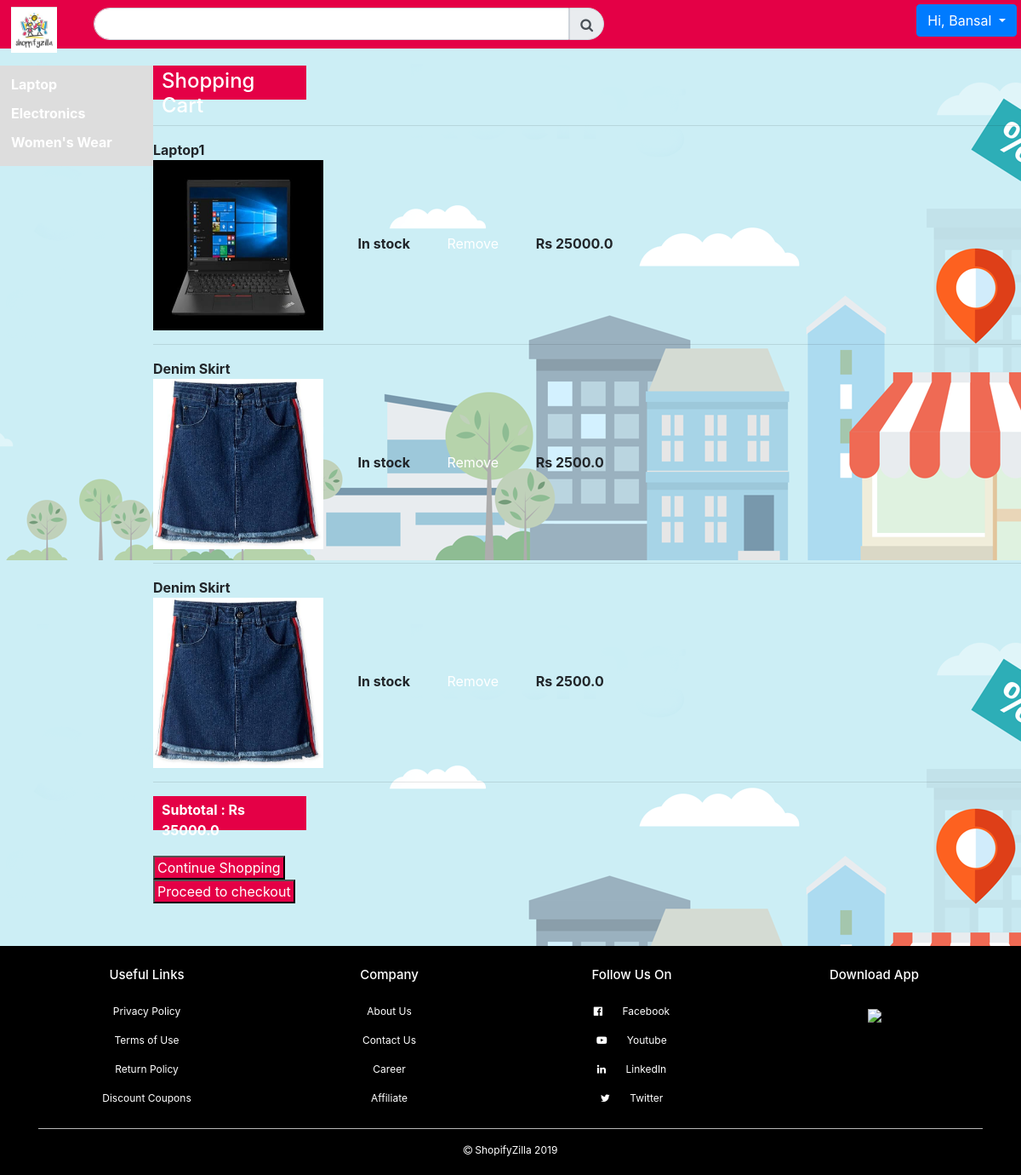
The page /cart/view (signed in) on the database its author committed.
### tables this page shows
CREATE TABLE customers (
	custID INTEGER PRIMARY KEY AUTOINCREMENT,
	custFirstName TEXT,
	custLastName TEXT,
	custGender TEXT,
	custAddress TEXT,
	custCity TEXT,
	custState TEXT,
	custPin TEXT,
	custEmail TEXT,
	custPassword TEXT,
	custCode TEXT,
	custMobile TEXT,
	custCountry TEXT
	);

CREATE TABLE categories(
	catID INTEGER PRIMARY KEY AUTOINCREMENT,
	catParentName TEXT,
	catSubName TEXT,
	catDescription TEXT
	);

CREATE TABLE products(
	proID INTEGER PRIMARY KEY AUTOINCREMENT,
	proName TEXT,
	proQuantity INT,
	proPrice REAL,
	proBrandID INT ,
	proDescription TEXT,
	proCategoryID INT,
	proImage TEXT,
	FOREIGN KEY(proBrandID) REFERENCES company(compID),
	FOREIGN KEY(proCategoryID) REFERENCES categories(catID)
	);

### app.py (the view)
@app.route('/cart/view', methods=['GET', 'POST'])
def view_cart():
    login_flag, name, email = checkSession()
    if not login_flag:
        return redirect('/customer')
    else:
        try:
            with sqlite3.connect('database.db') as con:
                print('Enter Database')
                cur = con.cursor()
                cur.execute("SELECT custID from customers where custEmail = ?", (email,))
                data = cur.fetchall()
                user_id = data[0][0]
                print(data[0][0])
                cur.execute('''SELECT p.proID, p.proName, p.proPrice, p.proImage, comp.compName, c.cartProductQuantity, p.proQuantity from products p, cartItems c, customers cus, company comp WHERE cus.custID=c.cartUserID and cus.custID = (?) and p.proID=c.cartProductID and comp.compID=p.proBrandID''', (user_id,))
                items = cur.fetchall()
                print('Data fetched from table')
                print(items)
                cur.execute('SELECT DISTINCT catID, catParentName FROM categories')
                categoryData = cur.fetchall()
                total = 0
                for item in items:
                    total = total+item[2]*item[5]
                print(total)
                if total == 0:
                    return render_template('empty_cart.html', name=name, categoryData=categoryData)
                return render_template('cart.html', data=items, total=total, user_id=user_id, name=name, categoryData=categoryData)
        except Exception as e:
            print('ERRRRR', e)
    return render_template('cart.html', data=items, total=total, user_id=user_id, name=name, categoryData=categoryData)

### app.py (called while the page is built)
def checkSession():
    if 'email' not in session:
        user_name = "None"
        user_email = ""
        error = "Not Logged In"
        login_flag = False
    else:
        user_name = session['name']
        user_email = session['email']
        login_flag = True
    return (login_flag, user_name, user_email)

### templates/cart.html (shortened to what this page needs)
<!DOCTYPE HTML>
<html>
<head>
  <link rel="stylesheet" type="text/css" href="/static/css/home.css">
  <link rel="stylesheet" href="https://stackpath.bootstrapcdn.com/bootstrap/4.3.1/css/bootstrap.min.css">
  <link rel="stylesheet" type="text/css" href="https://stackpath.bootstrapcdn.com/font-awesome/4.7.0/css/font-awesome.min.css">
</head>
<body style="background: url(/static/images/ECommerce-Background-Zenith.png);" alt=" ">
<div id="bc" class="top-nav-bar">
  <div class="search-box">
    <a href="/customer/home/{{name}}"><img src="/static/images/logo.jpg" class="logo"></a>
    <input type="text" class="form-control">
    <span class="input-group-text"><i class="fa fa-search"></i></span>
  </div>
{% if 'email' in session %}
  <div class="dropdown" style="float: right;">
    <button class="btn btn-primary dropdown-toggle" type="button" data-toggle="dropdown">Hi, {{name}}
    </button>
  </div>
{% endif %}
</div>
<section class="header">
  <div class="side-menu" id="side-menu">
    <ul>
      {% for row in categoryData %}
      <li><a href="/displayCategory/{{row[0]}}">{{row[1]}}</a></li>
      {% endfor %}
    </ul>
  </div>
<div id="tableItems">
	<div class='title-box'>
		<h2>Shopping Cart</h2>
	</div>
		{% for row in data %}
		<div>
			<hr>
			<div id="itemName">
				<span id="itemNameTag"><b>{{row[1]}}</b></span><br>
				<img src="/static/upload/{{row[3]}}" alt={{row[1]}} style="height:200px;width:200px;">&nbsp;&nbsp;&nbsp;&nbsp;&nbsp;&nbsp;&nbsp;&nbsp;
				<b>In stock</b>&nbsp;&nbsp;&nbsp;&nbsp;&nbsp;&nbsp;&nbsp;&nbsp;
				<a href="/remove/{{row[0]}}">Remove</a>&nbsp;&nbsp;&nbsp;&nbsp;&nbsp;&nbsp;&nbsp;&nbsp;
				<b>Rs {{row[2]}}</b>&nbsp;&nbsp;&nbsp;&nbsp;&nbsp;&nbsp;&nbsp;&nbsp;
			</div>
		</div>
		{% endfor %}
		<hr id="seperator">
		<div class="title-box">
			<b>Subtotal : Rs {{total}}</b>
		</div>
    <button type="button" style="background-color: #E40046;"><a href="/customer/home/{{name}}">Continue Shopping</a></button><br>
		<button type="button" style="background-color: #E40046;"><a href="/checkout/{{user_id}}">Proceed to checkout</a></button>
	</div>
<section class="footer">
      <div class="container text-center">
        <div class="row">
          <div class="col-md-3">
            <h1>Useful Links</h1>
            <p>Privacy Policy</p>
            <p>Terms of Use</p>
            <p>Return Policy</p>
            <p>Discount Coupons</p>
          </div>
          <div class="col-md-3">
            <h1>Company</h1>
            <p>About Us</p>
            <p>Contact Us</p>
            <p>Career</p>
            <p>Affiliate</p>
          </div>
          <div class="col-md-3">
            <h1>Follow Us On</h1>
            <p><i class="fa fa-facebook-official"></i> Facebook</p>
            <p><i class="fa fa-youtube-play"></i> Youtube</p>
            <p><i class="fa fa-linkedin"></i> LinkedIn</p>
            <p><i class="fa fa-twitter"></i> Twitter</p>
          </div>
          <div class="col-md-3 footer-image">
            <h1>Download App</h1>
            <img src="/static/images/app.png">
          </div>
        </div>
        <hr>
        <p class="copyright"><i class="fa fa-copyright"></i> ShopifyZilla 2019</p>
      </div>
    </section>
</body>
</html>

### static/css/home.css (style rules this page uses)
* { margin: 0; padding: 0; }
body { font-family: sans-serif; }
.top-nav-bar { height:57px; top:0; position: sticky; margin-bottom: 20px; z-index: 2; }
.logo { height:54px !important; margin: 5px 10px; }
.form-control { margin-top: 9px; margin-left: 30px; box-shadow: none; border-top-left-radius: 20px !important; border-bottom-left-radius: 20px !important; border-top-right-radius: 0px !important; border-bottom-right-radius: 0px !important; }
.input-group-text { margin: 8.5px 10px 3px 0; cursor: pointer; padding-bottom: 3px !important; height: 38px !important; border-top-left-radius: 0px !important; border-bottom-left-radius: 0px !important; border-top-right-radius: 20px !important; border-bottom-right-radius: 20px !important; }
.search-box { display: inline-flex; width: 60%; }
@media only screen and (min-width: 980px) { .side-menu { display: block !important; } }
.footer { margin-top: 50px; background:#000; color: #fff; }
.footer h1 { font-size:15px; margin:25px 0; }
.footer p { font-size: 12px; }
.copyright { margin-bottom: -80px; text-align: center; font-size: 15px; padding-bottom: 20px; }
.footer hr { margin-top: 10px; background-color:#ccc; }
.footer-image img { width: 150px; }
.footer .row .fa { padding-right: 20px; }
.title-box { background: #E40046; color:#fff; width: 180px; padding: 4px 10px; height: 40px; margin-bottom: 30px; display: flex; }
.title-box h2 { font-size: 24px; }
.title-box::after { content:''; position: absolute; display: flex; margin-top: -4px; margin-left: 170px; }

### templates/cart.html (style rules this page uses)
#bc { background-color:#E40046; }
.side-menu { height:79%; width:15%; font-size:16px; float:left; z-index:2; background-color:#ddd; }
.side-menu ul { margin-left:10px !important; }
.side-menu ul li { list-style-type:none; font-weight:bold; margin-top:10px; cursor:pointer; }
a { text-decoration: none !important; padding: 3px; }
#tableItems { margin-left: 15% !important; }
a:link { color:#fff; }
.dropdown-toggle { margin-right:5px; margin-top: 5px; }

### rows shown on the page
customers: custLastName "Bansal"
categories: catParentName "Laptop"
categories: catParentName "Electronics"
categories: catParentName "Women's Wear"
products: proName "Laptop1", proImage (picture), proPrice "25000.0"
products: proName "Denim Skirt", proImage (picture), proPrice "2500.0"

### other values the page prints
{{ total }} "35000.0"
